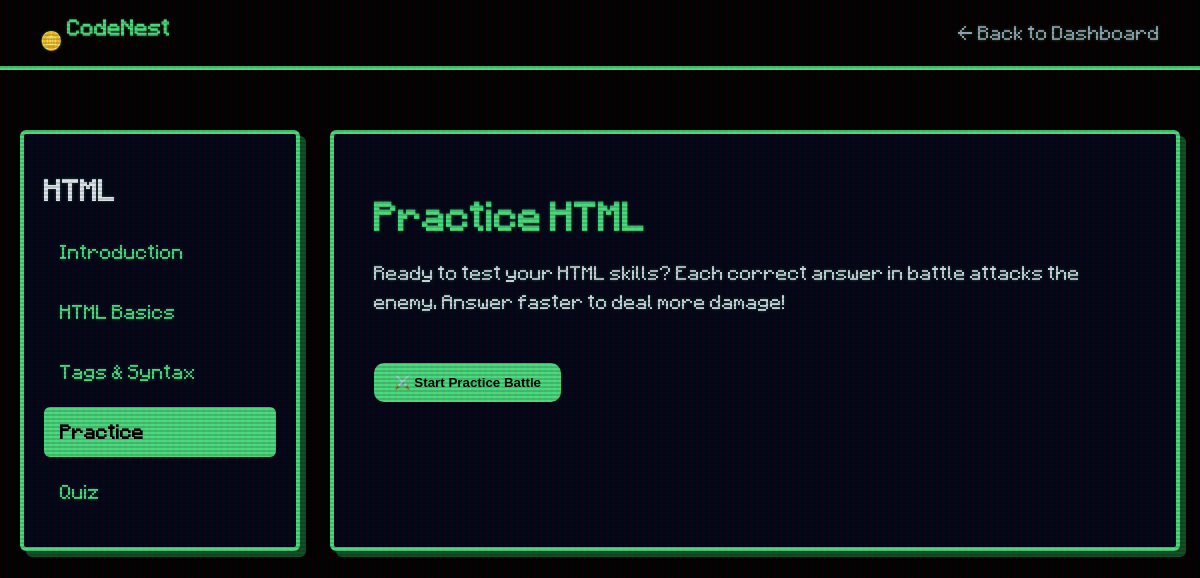
Page /lesson.php?course=HTML&lesson=practice (signed in) on the committed database.
### tables this page shows
CREATE TABLE IF NOT EXISTS `lessons` (
  `lesson_id`  int(11)      NOT NULL AUTO_INCREMENT,
  `course`     varchar(50)  NOT NULL,
  `slug`       varchar(50)  NOT NULL,
  `title`      varchar(100) NOT NULL,
  `content`    text         NOT NULL,
  `sort_order` int(11)      NOT NULL DEFAULT 0,
  PRIMARY KEY (`lesson_id`),
  UNIQUE KEY `course_slug` (`course`, `slug`)
);

### lesson.php (the view, shortened to what this page needs)
<?php
include 'db.php';
$allowed_courses = ['HTML', 'CSS', 'JavaScript', 'PHP', 'Java', 'C++'];
$course = (isset($_GET['course']) && in_array($_GET['course'], $allowed_courses, true))
    ? $_GET['course']
    : 'HTML';
$allowed_slugs = ['intro', 'basics', 'syntax', 'practice', 'quiz'];
$lesson_slug = (isset($_GET['lesson']) && in_array($_GET['lesson'], $allowed_slugs, true))
    ? $_GET['lesson']
    : 'intro';
$stmt = $conn->prepare(
    "SELECT title, content FROM lessons WHERE course = ? AND slug = ?"
);
$stmt->bind_param("ss", $course, $lesson_slug);
$stmt->execute();
$lesson = $stmt->get_result()->fetch_assoc();
$stmt = $conn->prepare(
    "SELECT slug, title FROM lessons WHERE course = ? ORDER BY sort_order ASC"
);
$stmt->bind_param("s", $course);
$stmt->execute();
$sidebarLessons = $stmt->get_result()->fetch_all(MYSQLI_ASSOC);
$safeCourse = htmlspecialchars($course, ENT_QUOTES, 'UTF-8');
include 'includes/head.php';
?>
<body class="dashboard-page">
<?php include 'includes/navbar_simple.php'; ?>
<div class="lesson-page">
  <div class="lesson-sidebar">
    <h2><?php echo $safeCourse; ?></h2>
    <?php foreach ($sidebarLessons as $item):
        $isActive = ($item['slug'] === $lesson_slug) ? 'active' : '';
        $href = 'lesson.php?course=' . urlencode($course) . '&lesson=' . urlencode($item['slug']);
    ?>
      <a href="<?php echo $href; ?>" class="lesson-item <?php echo $isActive; ?>">
        <?php echo htmlspecialchars($item['title'], ENT_QUOTES, 'UTF-8'); ?>
      </a>
    <?php endforeach; ?>
  </div>
  <div class="lesson-content">
    <?php if ($lesson): ?>
      <?php
      echo $lesson['content'];
      ?>
      <?php if ($lesson_slug === 'practice'): ?>
        <button onclick="startBattle('<?php echo $safeCourse; ?>')">⚔️ Start Practice Battle</button>
      <?php elseif ($lesson_slug === 'quiz'): ?>
        <button onclick="startQuiz('<?php echo $safeCourse; ?>')">📝 Start Quiz</button>
      <?php endif; ?>
    <?php else: ?>
      <h1>Lesson Not Found</h1>
      <p>This lesson is not available yet. Check back soon!</p>
    <?php endif; ?>
  </div>
</div>
<?php include 'includes/footer.php'; ?>

### UI.css (style rules this page uses)
:root { --bg-color: #000000; --card-bg: #020617; --primary-color: #4ade80; --text-color: #e2e8f0; --muted-color: #94a3b8; --shadow-color: #0f5127; --danger-color: #ff0000; --warning-color: #ffb000; --text-shadow-glow: 0 0 3px rgba(74, 222, 128, 0.4); --border-radius: 6px; }
*, *::before, *::after { box-sizing: border-box; }
html, body { margin: 0; padding: 0; min-height: 100%; width: 100%; background: var(--bg-color); color: var(--text-color); overflow-x: hidden; font-family: 'Minecraft', monospace; image-rendering: pixelated; text-shadow: var(--text-shadow-glow); }
body { min-height: 100vh; }
body::before { content: " "; display: block; position: fixed; top: 0; left: 0; bottom: 0; right: 0; background: linear-gradient(rgba(18, 16, 16, 0) 50%, rgba(0, 0, 0, 0.15) 50%), linear-gradient(90deg, rgba(255, 0, 0, 0.06), rgba(0, 255, 0, 0.02), rgba(0, 0, 255, 0.06)); z-index: 9999; background-size: 100% 4px, 6px 100%; pointer-events: none; }
.dashboard-page { display: block !important; width: 100%; min-height: 100vh; }
.lesson-page { display: flex; max-width: 1400px; margin: 40px auto; gap: 30px; padding: 20px; }
.lesson-sidebar { width: 280px; background: var(--card-bg); border: 4px solid var(--primary-color); box-shadow: 6px 6px 0 var(--shadow-color); border-radius: var(--border-radius); padding: 20px; height: fit-content; }
.lesson-sidebar h2 { margin-bottom: 20px; }
.lesson-item { display: block; padding: 14px 16px; margin-bottom: 10px; border-radius: var(--border-radius); text-decoration: none; color: var(--primary-color); background: transparent; transition: none; cursor: pointer; }
.lesson-item.active { background: var(--primary-color); color: var(--bg-color); font-weight: bold; }
.lesson-content { flex: 1; background: var(--card-bg); border: 4px solid var(--primary-color); box-shadow: 6px 6px 0 var(--shadow-color); border-radius: var(--border-radius); padding: 40px; }
.lesson-content h1 { margin-bottom: 20px; color: var(--primary-color); text-shadow: var(--text-shadow-glow); }
.lesson-content p { line-height: 1.8; color: #cbd5e1; }
.lesson-content button { margin-top: 30px; padding: 12px 20px; border: none; background: var(--primary-color); color: var(--bg-color); font-weight: bold; cursor: pointer; border-radius: 10px; transition: 0.2s; }

### rows in the picture
lessons: title "Introduction"
lessons: title "HTML Basics"
lessons: title "Tags & Syntax"
lessons: title "Practice", content "Practice HTML Ready to test your HTML skills? Each correct answer in battle attacks the enemy. Answer faster to deal more damage!"
lessons: title "Quiz"

### other values in the picture
$safeCourse "HTML"
